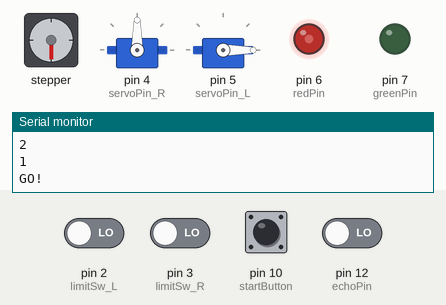
This sketch was run on a simulated Arduino Uno, built with avr-gcc and run on an emulated ATmega328P. Parts: stepper motor, 2 × servo, output pins drawn as LEDs (lit = HIGH), the last lines printed to the serial monitor. Wiring (inferred from the names in the program): stepper motor driver (200 steps per turn assumed): step pin 8; direction pin 9. The test bench sets the inputs (shaded band); at power-on: pin 10 (startButton) HIGH, pin 2 (limitSw_L), pin 3 (limitSw_R), pin 12 (echoPin) LOW. Pins used as bus, display or sensor lines are not drawn.

Above: at 14.4 s.
14.5 s: pin 2 (limitSw_L) driven HIGH and pin 3 (limitSw_R) driven HIGH
At 23.2 s:
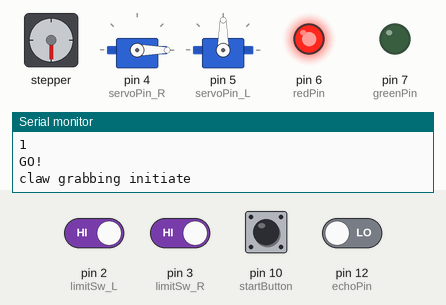
36.5 s: pin 2 (limitSw_L) driven LOW
At 37.4 s:
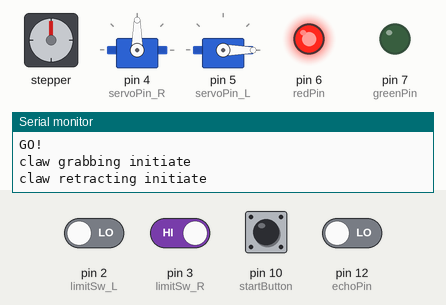
40.0 s: pin 3 (limitSw_R) driven LOW
62.0 s: pin 2 (limitSw_L) driven HIGH
At 64.3 s:
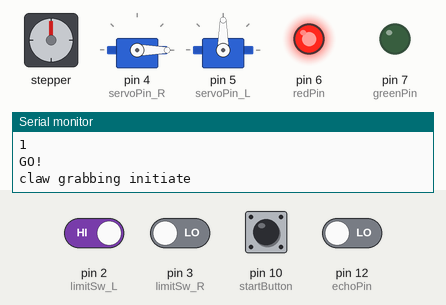
Timing chart, 0 to 131.5 s (numbered marks = the images above; inputs shaded):
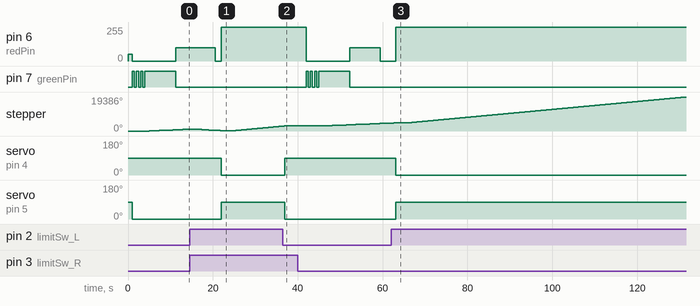

Measured:
- after the input at 14.5 s, pin 7 (greenPin): stops changing and stays LOW
- after the input at 36.5 s, stepper: goes on until 37.0 s, then stays 2880°; servo on pin 4 (servoPin_R): 0° → 90° after 0.45 s; servo on pin 5 (servoPin_L): 90° → 0° after 0.45 s
- after the input at 62.0 s, pin 6 (redPin): goes on until 63.1 s, then stays 255/255; pin 7 (greenPin): stops changing and stays LOW; servo on pin 4 (servoPin_R): goes on until 63.1 s, then stays 0°; servo on pin 5 (servoPin_L): goes on until 63.1 s, then stays 90°

The sketch:

GetAGripCode.ino
```cpp
// include libraries
#include <Servo.h>

// define constants
#define stepsPerRevolution 200

// define servos

Servo Servo1;
Servo Servo2;

// define pin numbers

const int limitSw_L = 2;     // limitswitches
const int limitSw_R = 3;
const int servoPin_R = 4;     // claw servos
const int servoPin_L = 5;
const int redPin = 6;
const int greenPin = 7;
const int stepPin = 8;       // step
const int dirPin = 9;        // direction of horizontal motor
const int startButton = 10;  // start button
const int trigPin = 11;      // ultra sonic sound sensor
const int echoPin = 12;      //


// variables:
long duration;
int distance;          // distance from ultra sonic sensor in cms
int motorSpeed;        // speed the horizontal motor moves
int start_time;
int current_time;

void setup() {
  Serial.begin(9600);

  // horizontal movements
  pinMode(startButton, INPUT);
  pinMode(limitSw_L, INPUT);
  pinMode(limitSw_R, INPUT);
  pinMode(stepPin, OUTPUT);
  pinMode(dirPin, OUTPUT);

  // lights
  pinMode(redPin, OUTPUT);
  pinMode(greenPin, OUTPUT);
  RG_color(50, 50);

  digitalWrite(dirPin, LOW);

  // user interface
  pinMode(trigPin, OUTPUT);
  pinMode(echoPin, INPUT);

  // claw servos
  Servo1.attach(servoPin_R);
  Servo2.attach(servoPin_L);
  delay(1000);
  Servo1.write(90);
  Servo2.write(0);
}

void loop() {

  Serial.println("Press When Ready");

  while (digitalRead(startButton) == LOW){
  RG_color(10, 10);
  }

  // timer
  start_time = millis();
  current_time = millis() - start_time;

  // starting lights
  RG_color(0, 255);
  Serial.println("3");
  delay(500);
  RG_color(0, 0);
  delay(500);
  Serial.println("2");
  RG_color(0, 255);
  delay(500);
  RG_color(0, 0);
  delay(500);
  Serial.println("1");
  RG_color(0, 255);
  delay(500);
  RG_color(0, 0);
  delay(500);
  RG_color(0, 255);
  Serial.println("GO!");

  horizontalMovement(20000);

  // LED turns red
  RG_color(255, 0);

  Serial.println("claw grabbing initiate");

  // claw grabbing movement
  start_time = millis();
  current_time = millis() - start_time;

  while (current_time < 3000){
    Servo1.write(0);
    Servo2.write(90);
    current_time = millis() - start_time;
  }

  // returning to starting position
  while(digitalRead(limitSw_L) == HIGH){ // move left until touches limit sensor
    digitalWrite(dirPin, HIGH);
    motorSpeed = 4000;
    motorStep(100);
  }

  // claw retracting movement
  Serial.println("claw retracting initiate");

  // timer
  start_time = millis();
  current_time = millis() - start_time;

  while (current_time < 5000){
    Servo1.write(90);
    Servo2.write(0);
    current_time = millis() - start_time;
  }
  start_time = millis();
  current_time = millis() - start_time;
}

void horizontalMovement(int  timeCount){
  while (current_time < timeCount){
    digitalWrite(trigPin, LOW); // cleans trigpin condition
    delay(2);
    digitalWrite(trigPin, HIGH);
    delay(10);
    digitalWrite(trigPin, LOW);
    duration = pulseIn(echoPin, HIGH);
    distance = duration * 0.034 / 2;
    if( digitalRead(limitSw_L) == HIGH && distance > 30){ // if user is over 30 cms away, and left switch is not pressed move left
      digitalWrite(dirPin, HIGH);
      motorSpeed = 4000;
      motorStep(100);
    }
    else if( digitalRead(limitSw_R) == LOW){ // if right limit switch is pressed, change directions
      digitalWrite(dirPin, HIGH);
      motorSpeed = 4000;
      motorStep(100);
    }
    else if( digitalRead(limitSw_R) == HIGH && distance < 31){ // if user is close move right
      digitalWrite(dirPin, LOW);
      motorSpeed = 2000 + distance * 50; // faster if the distance is shorter
      motorStep(100);
    }

    current_time = millis() - start_time;

    if (current_time > 10000){ // turn yellow with 10 seconds left
      RG_color(100, 40);
    }
    if (current_time > 19000){ // turn yellow with 10 seconds left
      RG_color(0, 0);
    }
    else if (current_time > 18000){
      RG_color(100, 40);
    }
    else if (current_time > 17000){ // turn yellow with 10 seconds left
      RG_color(0, 0);
    }
    else if (current_time > 16000){
      RG_color(100, 40);
    }
  }
}

void motorStep(int MAX){
  for(int x = 0; x < MAX; x++){
    digitalWrite(stepPin, HIGH);
    delayMicroseconds(motorSpeed);
    digitalWrite(stepPin, LOW);
    delayMicroseconds(motorSpeed);
  }
}

void RG_color(int redValue, int greenValue){
  analogWrite(redPin, redValue);
  analogWrite(greenPin, greenValue);
}
```
